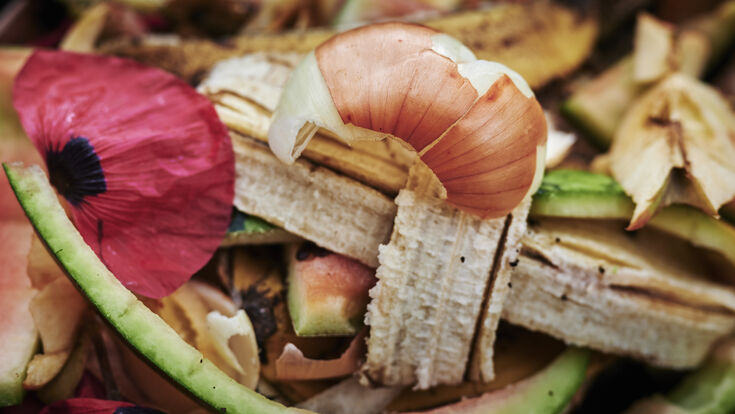
%> input picture Images/3636_428fd902f4247199467725e7eccf1673.jpg, 735 x 414 px
$ octave ImageProcessing.m   (GNU Octave 9; MATLAB toolbox functions it lacks are replaced by stand-ins)
%> lines starting %> are read from the running program, lines starting %| are printed output that depends on the picture
clc;
clear;
close all;
warning off;
[filename, pathname] = uigetfile('*.*');
%> the answer given: ../Images/3636_428fd902f4247199467725e7eccf1673.jpg
if isequal(filename,0)
disp('User selected Cancel')
else
disp(['User selected ', fullfile(pathname, filename)])
end
% % READ THE IMAGE
im=imread([pathname,filename]);
%> im is the input picture: size 414x735x3 uint8; mean R, G, B 141.3, 106.5, 82.9
figure,imshow(im),title('input image ');
%%
im = imresize(im,[256 256]);
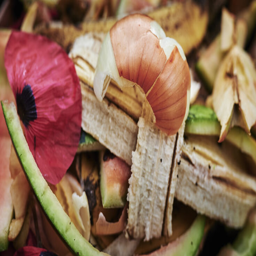
%> im: size 256x256x3 uint8; mean R, G, B 141.3, 106.5, 82.9
figure,imshow(im),title('resized image');
[r, c, d] = size(im);
%> r = 256; c = 256; d = 3
if d == 3
 gray = im2double(rgb2gray(im));
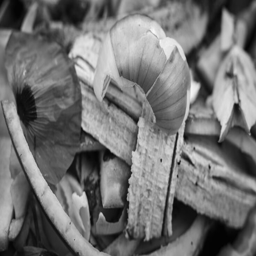
%> gray: size 256x256 double; min 0.00392, max 0.969, mean 0.448
[58]
else
 gray = im2double(im);
end
figure,imshow(gray);
% % %
%> (the run ends here)

$ run again, on Images/apples-1200x628-facebook.jpg
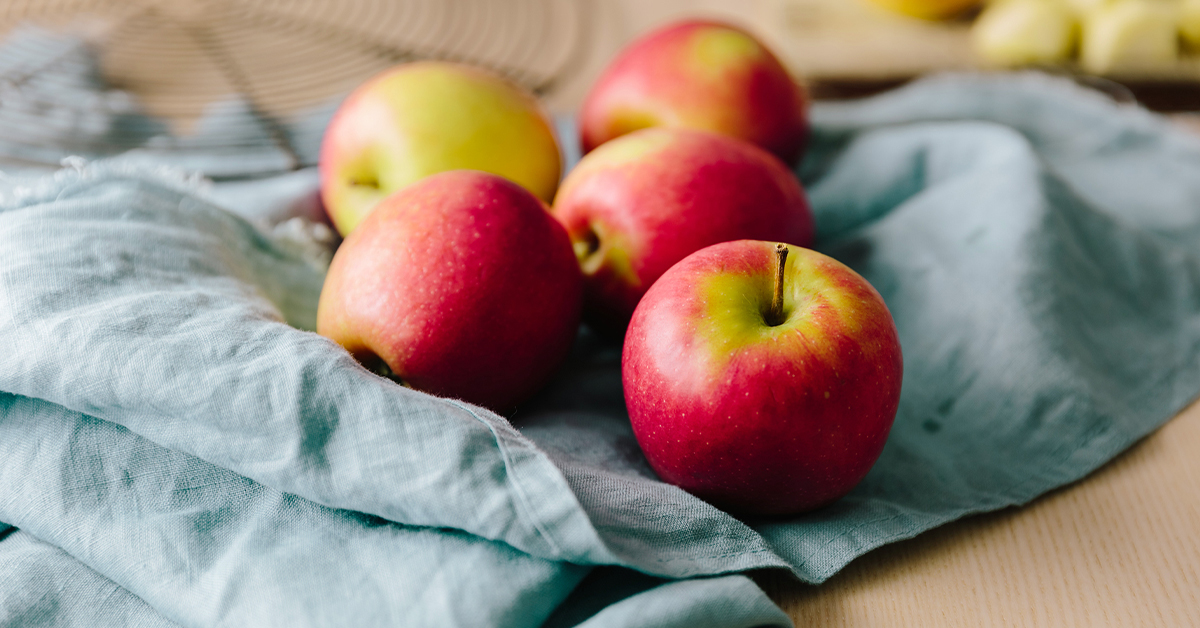
%> input picture Images/apples-1200x628-facebook.jpg, 1200 x 628 px
%> im is the input picture: size 628x1200x3 uint8; mean R, G, B 150.4, 134.9, 124.9
%> `im = imresize(im,[256 256]);`:
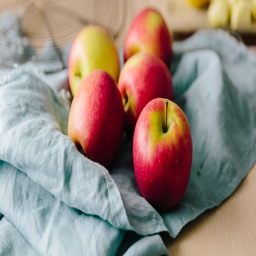
%> im: size 256x256x3 uint8; mean R, G, B 150.4, 134.9, 124.9
%> `gray = im2double(rgb2gray(im));`:
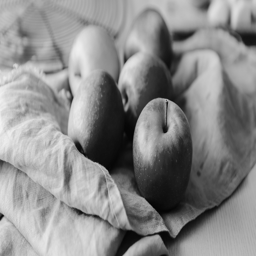
%> gray: size 256x256 double; min 0, max 0.953, mean 0.543

$ run again, on Images/assortment-of-colorful-ripe-tropical-fruits-top-royalty-free-image-995518546-1564092355.jpg
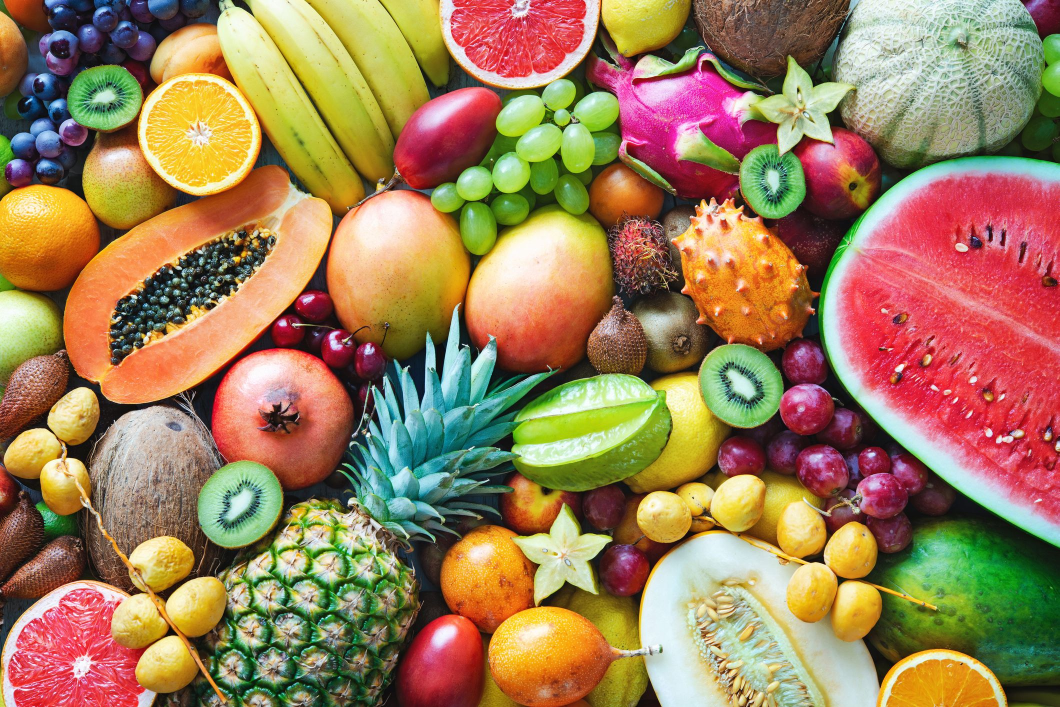
%> input picture Images/assortment-of-colorful-ripe-tropical-fruits-top-royalty-free-image-995518546-1564092355.jpg, 2119 x 1414 px (shown at 1/2 size)
%> im is the input picture: size 1414x2119x3 uint8; mean R, G, B 157.9, 126.8, 88.7
%> `im = imresize(im,[256 256]);`:
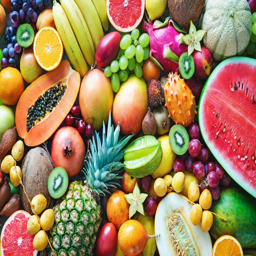
%> im: size 256x256x3 uint8; mean R, G, B 157.9, 126.8, 88.7
%> `gray = im2double(rgb2gray(im));`:
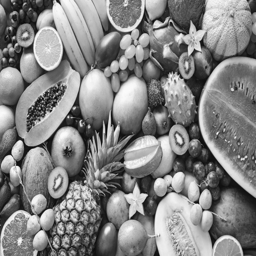
%> gray: size 256x256 double; min 0.00392, max 0.992, mean 0.517

$ run again, on Images/metal-waste-scrap-500x500.jpg
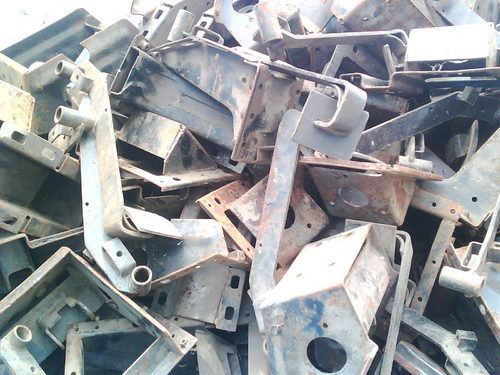
%> input picture Images/metal-waste-scrap-500x500.jpg, 500 x 375 px
%> im is the input picture: size 375x500x3 uint8; mean R, G, B 149.5, 152.2, 155.5
%> `im = imresize(im,[256 256]);`:
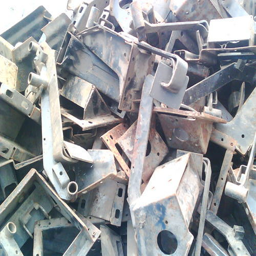
%> im: size 256x256x3 uint8; mean R, G, B 149.5, 152.2, 155.5
%> `gray = im2double(rgb2gray(im));`:
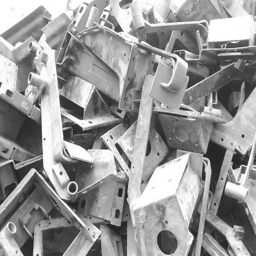
%> gray: size 256x256 double; min 0.114, max 1, mean 0.595
